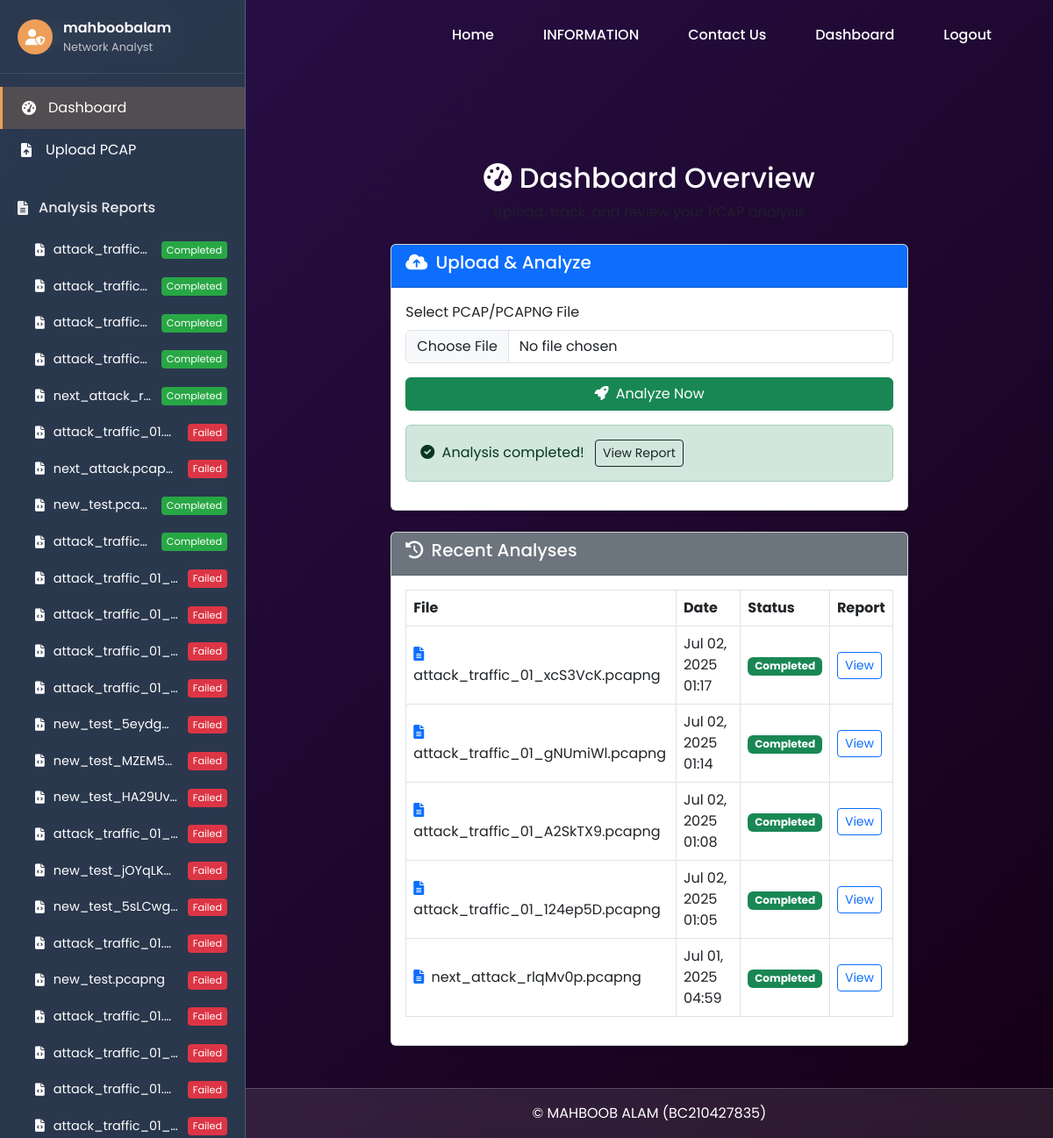
Page /dashboard/ (signed in) on the earlier database version.
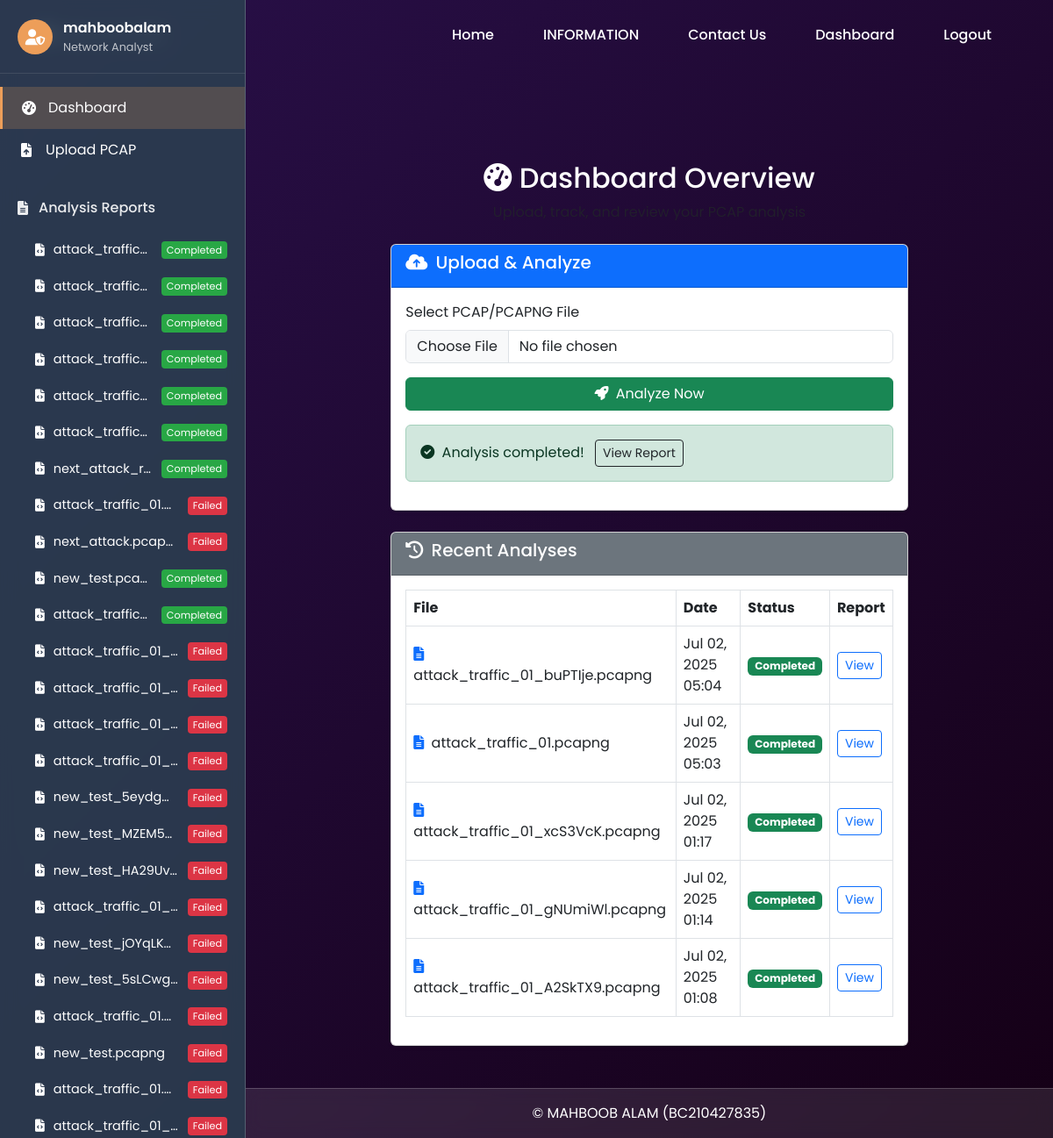
Same page on the later database version.
### IDS/models.py (models this page shows, shortened)
class PcapFile(models.Model):
    STATUS_CHOICES = [
        ('uploaded', 'Uploaded'),
        ('processing', 'Processing'),
        ('completed', 'Completed'),
        ('failed', 'Failed'),
    ]
    PROGRESS_STAGES = [
        ('uploaded', 'File Uploaded'),
        ('converting', 'Converting PCAP to CSV'),
        ('preprocessing', 'Preprocessing Data'),
        ('predicting', 'Running Predictions'),
        ('saving', 'Saving Results'),
        ('completed', 'Completed'),
        ('failed', 'Failed'),
    ]
    user = models.ForeignKey(User, on_delete=models.CASCADE)
    file = models.FileField(upload_to='uploads/')
    uploaded_at = models.DateTimeField(auto_now_add=True)
    status = models.CharField(max_length=20, choices=STATUS_CHOICES, default='uploaded')
    progress_stage = models.CharField(
        max_length=20,
        choices=PROGRESS_STAGES,
        default='uploaded'
    )
    progress_message = models.CharField(
        max_length=200,
        blank=True,
        null=True,
        default='File uploaded successfully'
    )
    def filename(self):
        return self.file.name.split('/')[-1]

### IDS/views.py (the view, shortened to what this page needs)
# urls.py: path('dashboard/', views.dashboard, name='dashboard'),
@login_required
def dashboard(request):
    user_files = PcapFile.objects.filter(user=request.user).order_by('-uploaded_at')
    latest_file = user_files.first()
    return render(request, 'IDS/dashboard.html', {
        'user_files': user_files,
        'latest_file': latest_file,
        'upload_in_progress': latest_file and latest_file.status == 'processing',
        'analysis_completed': latest_file and latest_file.status == 'completed'
    })

### IDS/context_processors.py (called while the page is built)
def user_files(request):
    if request.user.is_authenticated:
        return {
            'user_files': PcapFile.objects.filter(
                user=request.user
            ).order_by('-uploaded_at').only(
                'id', 'file', 'uploaded_at', 'status',
                'progress_stage', 'progress_message'
            )[:10]  # Only show 10 most recent files
        }
    return {}  # Return empty dict for non-authenticated users

### IDS/templates/IDS/dashboard.html (shortened to what the changed rows need)
{% extends 'IDS/base.html' %}
{% load static %}
{% block content %}
<div class="container py-5">
    <div class="row">
        <div class="col-lg-8 mx-auto">
            <div class="text-center mb-4">
                <h2><i class="fas fa-tachometer-alt"></i> Dashboard Overview</h2>
            </div>
            <div class="card shadow-sm">
                <div class="card-body">
                    {% if user_files %}
                    <div class="table-responsive">
                        <table class="table table-bordered table-hover align-middle">
                            <thead>
                                <tr>
                                    <th>File</th>
                                    <th>Date</th>
                                    <th>Status</th>
                                    <th>Report</th>
                                </tr>
                            </thead>
                            <tbody>
                                {% for file in user_files|slice:":5" %}
                                <tr>
                                    <td><i class="fas fa-file-alt me-1 text-primary"></i> {{ file.filename }}</td>
                                    <td>{{ file.uploaded_at|date:"M d, Y H:i" }}</td>
                                    <td>
                                        <span class="badge
                                            {% if file.status == 'completed' %}bg-success
                                            {% elif file.status == 'processing' %}bg-warning
                                            {% elif file.status == 'failed' %}bg-danger
                                            {% else %}bg-secondary{% endif %}">
                                            {{ file.get_status_display }}
                                        </span>
                                    </td>
                                    <td>
                                        {% if file.status == 'completed' %}
                                        <a href="{% url 'analysis_report' file.id %}" class="btn btn-sm btn-outline-primary">
                                            View
                                        </a>
                                        {% elif file.status == 'failed' %}
                                        <span class="text-danger">Failed</span>
                                        {% else %}
                                        <span class="text-muted">Pending</span>
                                        {% endif %}
                                    </td>
                                </tr>
                                {% endfor %}
                            </tbody>
                        </table>
                    </div>
                    {% else %}
                    <p class="text-muted text-center">No uploads found yet.</p>
                    {% endif %}
                </div>
            </div>
        </div>
    </div>
</div>
{% endblock %}

### IDS/templates/IDS/base.html (shortened to what the changed rows need)
{% load static %}
<!DOCTYPE html>
<html lang="en">
<head>
    <link href="https://cdn.jsdelivr.net/npm/bootstrap@5.3.0/dist/css/bootstrap.min.css" rel="stylesheet">
    <link rel="stylesheet" href="https://cdnjs.cloudflare.com/ajax/libs/font-awesome/6.0.0/css/all.min.css">
    <link rel="stylesheet" href="{% static 'css/custom.css' %}">
</head>
<body class="{% if user.is_authenticated %}has-sidebar{% endif %}">
    {% if user.is_authenticated %}
    <div class="app-sidebar">
        <nav class="sidebar-nav">
            <div class="nav-section">
                <div class="section-content">
                    {% if user_files %}
                        {% for file in user_files %}
                        <a href="{% url 'analysis_report' file.id %}" class="report-item {% if file.id == current_file.id %}active{% endif %}">
                            <i class="fas fa-file-code"></i>
                            <span class="filename">{{ file.filename|truncatechars:20 }}</span>
                            <span class="status-badge {{ file.status }}">
                                {% if file.progress_stage == 'failed' %}
                                    Failed
                                {% else %}
                                    {{ file.get_status_display }}
                                {% endif %}
                            </span>
                        </a>
                        {% endfor %}
                    {% else %}
                        <div class="empty-reports">
                            <i class="fas fa-inbox"></i>
                            <span>No reports yet</span>
                        </div>
                    {% endif %}
                </div>
            </div>
        </nav>
    </div>
    {% endif %}
    <main class="app-content {% if user.is_authenticated %}with-sidebar{% endif %}">
        {% block content %}{% endblock %}
    </main>
</body>
</html>

Differences in the rows shown:
no longer on one of the page's lists (row unchanged): PcapFile: filename "attack_traffic_01_124ep5D.pcapng", uploaded_at "Jul 02, 2025 01:05", status "Completed"
no longer on one of the page's lists (row unchanged): PcapFile: filename "next_attack_rlqMv0p.pcapng", uploaded_at "Jul 01, 2025 04:59", status "Completed"
no longer on this page (row unchanged): PcapFile: filename "attack_traffic_01.p…", progress_stage "Failed"
no longer on this page (row unchanged): PcapFile: filename "attack_traffic_01_…", progress_stage "Failed"
added PcapFile: filename "attack_traffic…", status "Completed", filename "attack_traffic_01_buPTIje.pcapng", uploaded_at "Jul 02, 2025 05:04", shows "View"
added PcapFile: filename "attack_traffic…", status "Completed", filename "attack_traffic_01.pcapng", uploaded_at "Jul 02, 2025 05:03", shows "View"
